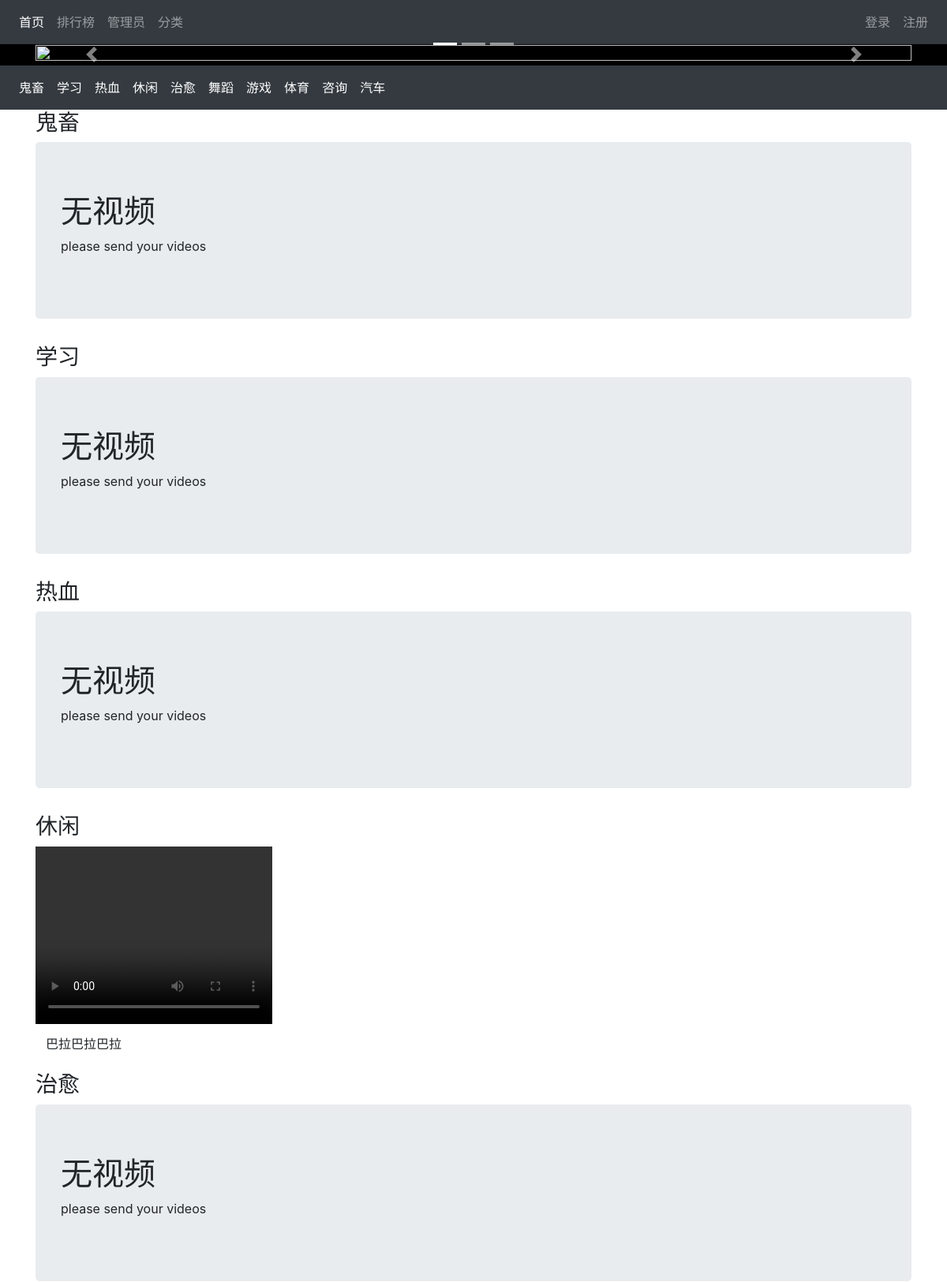
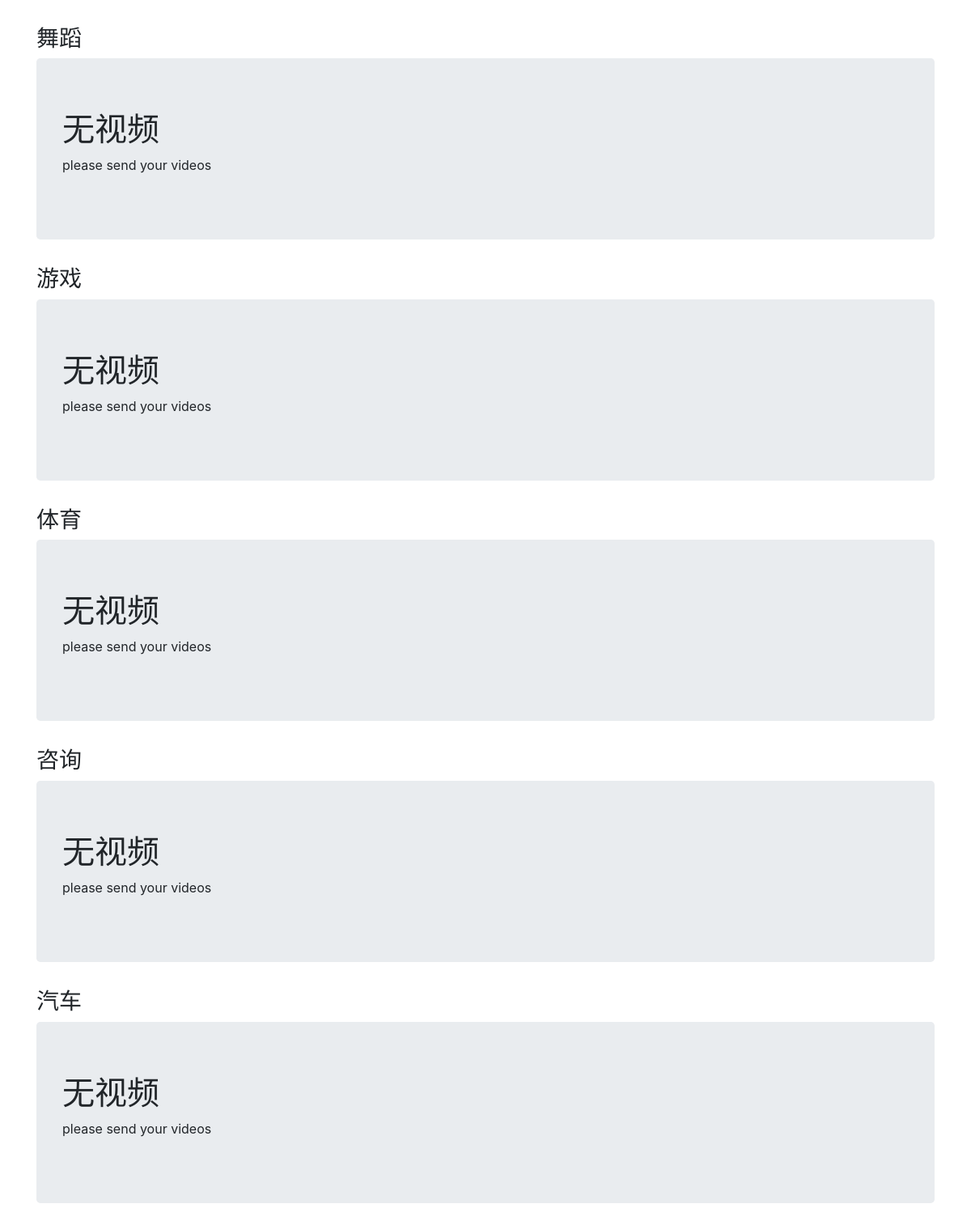
The page / on the database its author committed (2 pictures, top to bottom).
### My_flask/models.py (models this page shows)
class Category(db.Model):
    id = db.Column(db.Integer,primary_key=True)
    name = db.Column(db.String(8),unique=True)
    videos = db.relationship('Video', back_populates='category')

class Video(db.Model):
    id = db.Column(db.Integer, primary_key=True)
    title = db.Column(db.String(10))
    videoname = db.Column(db.String(100))
    timestamp = db.Column(db.DateTime, default=datetime.utcnow, index=True)
    admin_id = db.Column(db.Integer,db.ForeignKey('admin.id'))
    admin = db.relationship('Admin',back_populates='video')
    category_id = db.Column(db.Integer, db.ForeignKey('category.id'))
    category = db.relationship('Category', back_populates='videos')
    comments = db.relationship('Comment', back_populates='video', cascade='all, delete-orphan')

### My_flask/blueprints/blog.py (the view)
@blog_bp.route('/')
def index():
    categories = Category.query.all()
    return render_template('blog/index.html',categories=categories)

### My_flask/templates/blog/index.html (shortened to what this page needs)
<!DOCTYPE html>
<html>
<head>
  <link rel="stylesheet" href="https://cdn.staticfile.org/twitter-bootstrap/4.3.1/css/bootstrap.min.css">
</head>
<body>
<div>
<nav class="navbar navbar-expand-sm bg-dark navbar-dark">
  <ul class="navbar-nav">
    <li class="nav-item active">
      <a class="nav-link" href="{{ url_for('blog.index') }}">首页</a>
    </li>
    <li class="nav-item">
      <a class="nav-link" href="#">排行榜</a>
    </li>
    <li class="nav-item">
      <a class="nav-link" href="{{url_for('blog.adminlogin')}}">管理员</a>
    </li>
    <li class="nav-item">
      <a class="nav-link" href="#">分类</a>
    </li>
  </ul>
<div class="collapse navbar-collapse justify-content-end" id="navbarSupportedContent">
    <ul class="navbar-nav" id="headerNav">
        {% if current_user.is_authenticated %}
          <img  class="img-responsive" src="{{ url_for('blog.get_avatar',filename=current_user.avatar_s) }}">
          <li class="nav-item" id="navMainPage"><a class="nav-link" href="{{ url_for('auth.index',id=current_user.id) }}">{{ current_user.username }}</a></li>
         <li class="nav-item" id="navMainPage"><a class="nav-link" href="{{ url_for('blog.logout') }}">登出</a></li>
        {% else %}
         <li class="nav-item" id="navTechPage"><a class="nav-link" href="{{ url_for('blog.login') }}">登录 </a></li>
         <li class="nav-item" id="navFoodPage"><a class="nav-link" href="{{ url_for('blog.register') }}">注册 </a></li>
        {% endif %}
    </ul>
</div>
</nav>
<div style="background-color: #000000">
<div id="demo" class="carousel slide container" data-ride="carousel" >
  <ul class="carousel-indicators">
    <li data-target="#demo" data-slide-to="0" class="active"></li>
    <li data-target="#demo" data-slide-to="1"></li>
    <li data-target="#demo" data-slide-to="2"></li>
  </ul>
  <div class="carousel-inner">
    <div class="carousel-item active">
      <img src="https://static.runoob.com/images/mix/img_fjords_wide.jpg">
    </div>
  </div>
  <a class="carousel-control-prev" href="#demo" data-slide="prev">
    <span class="carousel-control-prev-icon"></span>
  </a>
  <a class="carousel-control-next" href="#demo" data-slide="next">
    <span class="carousel-control-next-icon"></span>
  </a>
</div>
</div>
<nav class="navbar navbar-expand-sm bg-dark navbar-dark">
  <ul class="navbar-nav">
  {% if categories%}
      {% for category in categories%}
    <li class="nav-item active">
      <a class="nav-link" href="#">{{ category.name }}</a>
    </li>
      {% endfor %}
  {% endif %}
  </ul>
</nav>
{% if categories %}
<div class="container">
 {% for category in categories %}
	<div class="row clearfix">
		<div class="col-md-12 column">
			<h3>
				{{ category.name }}
			</h3>
		</div>
	</div>
    {% if category.videos %}
	<div class="row clearfix">
        {% for video in category.videos %}
		<div class="col-md-4 column">
			<div class="row clearfix">
				<div class="col-md-6 column">
                    <div >
            <video controls id="v1">
                <source src="{{ url_for('admin.get_avatar',filename=video.videoname) }}"/><br/>
            </video>
                    </div>
			    <p>
				    <a class="btn" href="{{ url_for('blog.videosee',id=video.id) }}">{{ video.title }}</a>
			    </p>
				</div>
			</div>
		</div>
        {% endfor %}
	</div>
        {% else %}
        <div class="jumbotron">
				<h1>
					无视频
				</h1>
				<p>
					please send your videos
				</p>
			</div>
    {% endif %}
{% endfor %}
</div>
{% endif %}
</body>
</html>

### My_flask/templates/blog/index.html (style rules this page uses)
.carousel-inner img { width: 100%; height: 100%; }
* { margin:0px;padding:0px; }
#v1 { width:300px; height:225px; }

### rows shown on the page
Category: name "鬼畜", shows "无视频"
Category: name "学习", shows "无视频"
Category: name "热血", shows "无视频"
Category: name "休闲"
Category: name "治愈", shows "无视频"
Category: name "舞蹈", shows "无视频"
Category: name "游戏", shows "无视频"
Category: name "体育", shows "无视频"
Category: name "咨询", shows "无视频"
Category: name "汽车", shows "无视频"
Video: title "巴拉巴拉巴拉"
